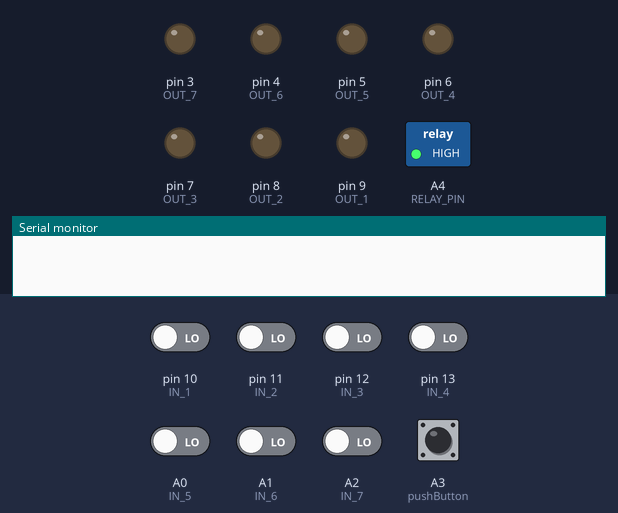
This sketch was run on a simulated Arduino Uno, built with avr-gcc and run on an emulated ATmega328P. Shown: switched loads named in the sketch (green lamp = pin HIGH), output pins drawn as LEDs (lit = HIGH), the last lines printed to the serial monitor. The inputs (shaded band) are chosen by the test bench; at power-on: A3 (pushButton) HIGH, A0 (IN_5), A1 (IN_6), A2 (IN_7), pin 10 (IN_1), pin 11 (IN_2), pin 12 (IN_3), pin 13 (IN_4) LOW. Pins used as bus, display or sensor lines are not drawn.

Above: at 1.2 s.
1.3 s: pin 10 (IN_1) driven HIGH
At 2.2 s:
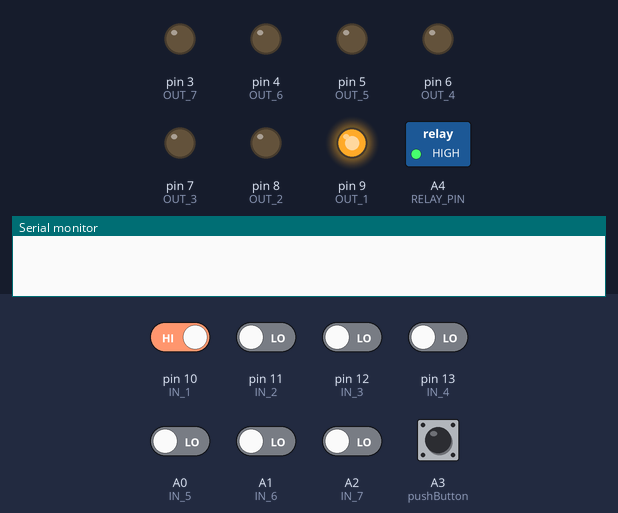
2.8 s: pin 11 (IN_2) driven HIGH
At 3.4 s:
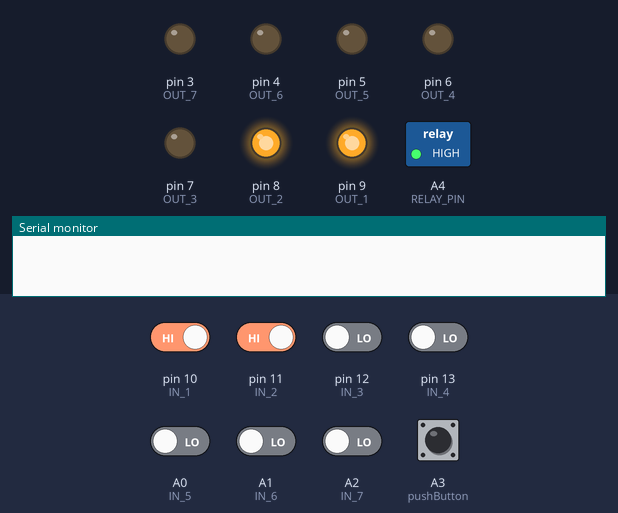
4.3 s: A3 (pushButton) pulled LOW for 1 s
At 5.9 s:
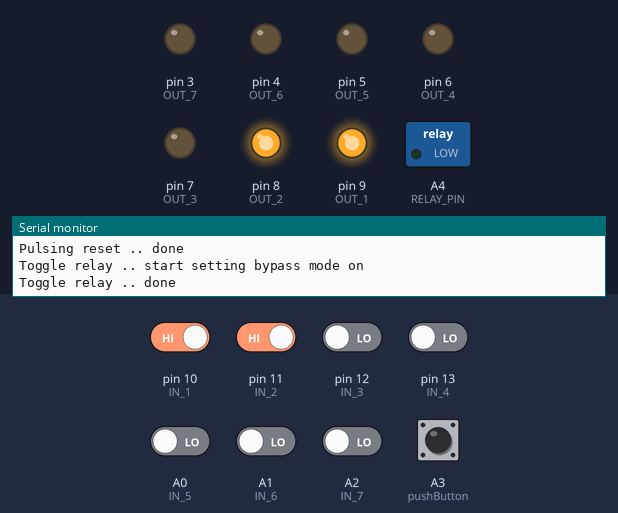
6.8 s: pin 12 (IN_3) driven HIGH
At 7.6 s:
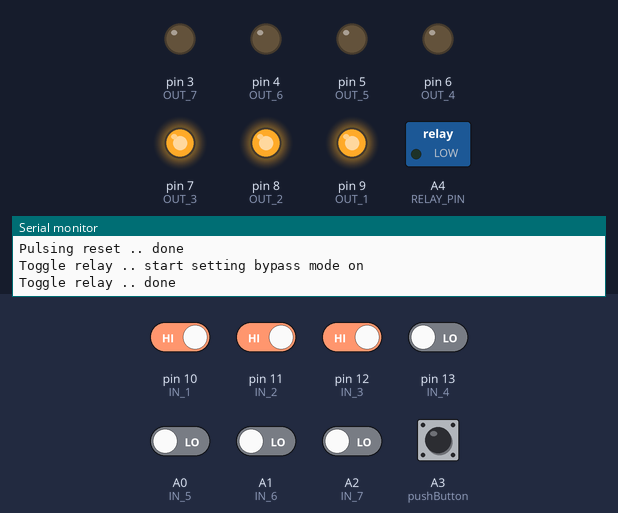
8.3 s: pin 13 (IN_4) driven HIGH
At 8.7 s:
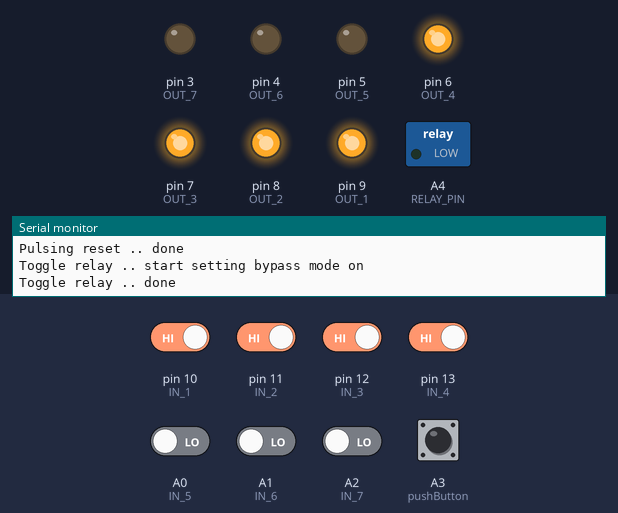
9.8 s: A0 (IN_5) driven HIGH
At 11.1 s:
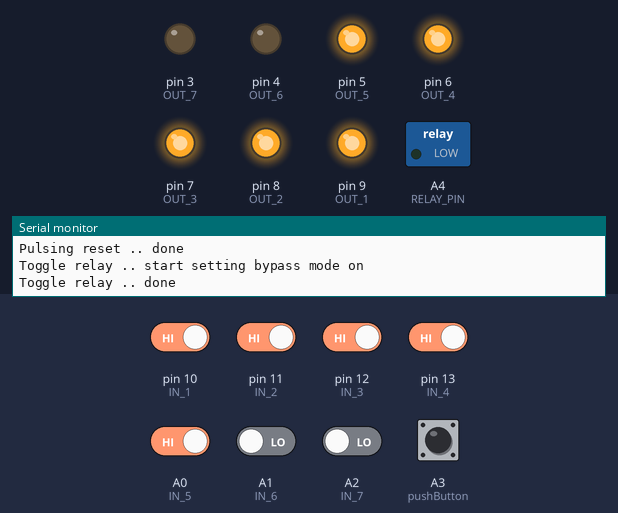
Timing chart, 0 to 12.3 s (numbered marks = the images above; inputs shaded):
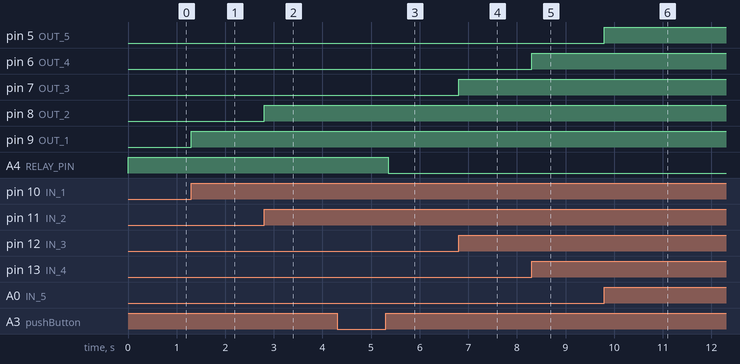

Measured:
- after the input at 1.3 s, pin 9 (OUT_1): LOW → HIGH at once
- after the input at 2.8 s, pin 8 (OUT_2): LOW → HIGH at once
- after the input at 4.3 s, A4 (RELAY_PIN): HIGH → LOW after 1.1 s
- after the input at 6.8 s, pin 7 (OUT_3): LOW → HIGH at once
- after the input at 8.3 s, pin 6 (OUT_4): LOW → HIGH at once
- after the input at 9.8 s, pin 5 (OUT_5): LOW → HIGH at once

The sketch:

ProMiniBootloader.ino
```cpp
// (licence header left out)
#include <Bounce2.h>
#include <SerialCommand.h>

SerialCommand serialCmd;

const static int IN_1 = 10; // -> 9
const static int IN_2 = 11; // -> 8
const static int IN_3 = 12; // -> 7
const static int IN_4 = 13; // -> 6
const static int IN_5 = A0; // -> 5
const static int IN_6 = A1; // -> 4
const static int IN_7 = A2; // -> 3
//const static int IN_8 = A3; // -> 2

const static int OUT_1 = 9;
const static int OUT_2 = 8;
const static int OUT_3 = 7;
const static int OUT_4 = 6;
const static int OUT_5 = 5;
const static int OUT_6 = 4;
const static int OUT_7 = 3;
//const static int OUT_8 = 2;

const static int ESP_RSTPIN = A5;
const static int RELAY_PIN = A4;

const static int pushButton = A3;
const static int buttonPressFlashPeriod = 1000;

bool buttonJustPressed = true;

// Instantiate a Bounce object :
Bounce debouncer = Bounce();

void setup() {
  cli();//stop interrupts

  //set timer2 interrupt at 8kHz
  TCCR2A = 0;// set entire TCCR2A register to 0
  TCCR2B = 0;// same for TCCR2B
  TCNT2  = 0;//initialize counter value to 0
  // set compare match register for 8khz increments
  OCR2A = 249;// = (16*10^6) / (8000*8) - 1 (must be <256)
  // turn on CTC mode
  TCCR2A |= (1 << WGM21);
  // Set CS21 bit for 8 prescaler
  TCCR2B |= (1 << CS21);
  // enable timer compare interrupt
  TIMSK2 |= (1 << OCIE2A);

  sei();//allow interrupts

  // initialize serial communication at 9600 bits per second:
  Serial.begin(9600);

  // make the pushbutton's pin an input with pullup:
  pinMode(pushButton, INPUT_PULLUP);
  // After setting up the button, setup the Bounce instance :
  debouncer.attach(pushButton);
  debouncer.interval(50);

  pinMode(RELAY_PIN, OUTPUT);
  //digitalWrite(RELAY_PIN,HIGH);
  analogWrite(RELAY_PIN,255);

  pinMode(IN_1, INPUT);
  pinMode(IN_2, INPUT);
  pinMode(IN_3, INPUT);
  pinMode(IN_4, INPUT);
  pinMode(IN_5, INPUT);
  pinMode(IN_6, INPUT);
  pinMode(IN_7, INPUT);

  pinMode(OUT_1, OUTPUT);
  pinMode(OUT_2, OUTPUT);
  pinMode(OUT_3, OUTPUT);
  pinMode(OUT_4, OUTPUT);
  pinMode(OUT_5, OUTPUT);
  pinMode(OUT_6, OUTPUT);
  pinMode(OUT_7, OUTPUT);

  pinMode(ESP_RSTPIN, OUTPUT);
  analogWrite(ESP_RSTPIN,255);

  serialCmd.addCommand("toggle",toggleRelay);  // toggle relay
  serialCmd.addCommand("reset",resetPulse);  // pulse a reset
  serialCmd.addCommand("bypass",bypassModeOn);  // set bypass mode
  serialCmd.addCommand("normal",bypassModeOff);  // set normal mode

  serialCmd.addDefaultHandler(unrecognized); // Handler for command that isn't matched  (says "What?")
}

// the loop routine runs over and over again forever:
void loop() {

  serialCmd.readSerial();
  debouncer.update();

  if(debouncer.fell()) {
    resetPulse();
    buttonJustPressed = true;
  }

  if ((!debouncer.read()) && debouncer.duration() >= buttonPressFlashPeriod && buttonJustPressed) {
    toggleRelay();
    buttonJustPressed = false;
  }
  delay(1); // delay in between reads for stability
}

void resetPulse() {
  // Normal reset esp8266
  Serial.print("Pulsing reset ");
  digitalWrite(ESP_RSTPIN, LOW);
  delay(100);
  digitalWrite(ESP_RSTPIN, HIGH);
  delay(100);
  Serial.println(".. done");
}

void toggleRelay() {
  Serial.print("Toggle relay .. start");
  if (!digitalRead(RELAY_PIN)) {
    bypassModeOff();
  } else {
    bypassModeOn();
  }
  Serial.println("Toggle relay .. done");
}

void bypassModeOn() {
  Serial.println(" setting bypass mode on");
  digitalWrite(RELAY_PIN,LOW);
  delay(200);
  digitalWrite(ESP_RSTPIN, LOW);
  delay(100);
  digitalWrite(ESP_RSTPIN, HIGH);
  delay(100);
}

void bypassModeOff() {
  Serial.println(" setting bypass mode off");
  digitalWrite(RELAY_PIN,HIGH);
}

// This gets set as the default handler, and gets called when no other command matches.
void unrecognized() {
  Serial.println("What?");
}

ISR(TIMER2_COMPA_vect){//timer1 interrupt 8kHz
  digitalWrite(OUT_1, digitalRead(IN_1));
  digitalWrite(OUT_2, digitalRead(IN_2));
  digitalWrite(OUT_3, digitalRead(IN_3));
  digitalWrite(OUT_4, digitalRead(IN_4));
  digitalWrite(OUT_5, digitalRead(IN_5));
  digitalWrite(OUT_6, digitalRead(IN_6));
  digitalWrite(OUT_7, digitalRead(IN_7));
}
```
